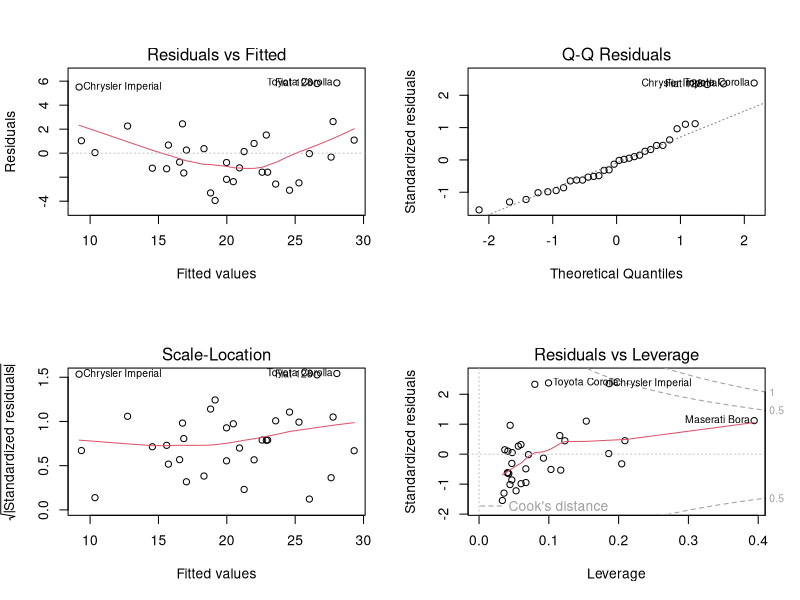
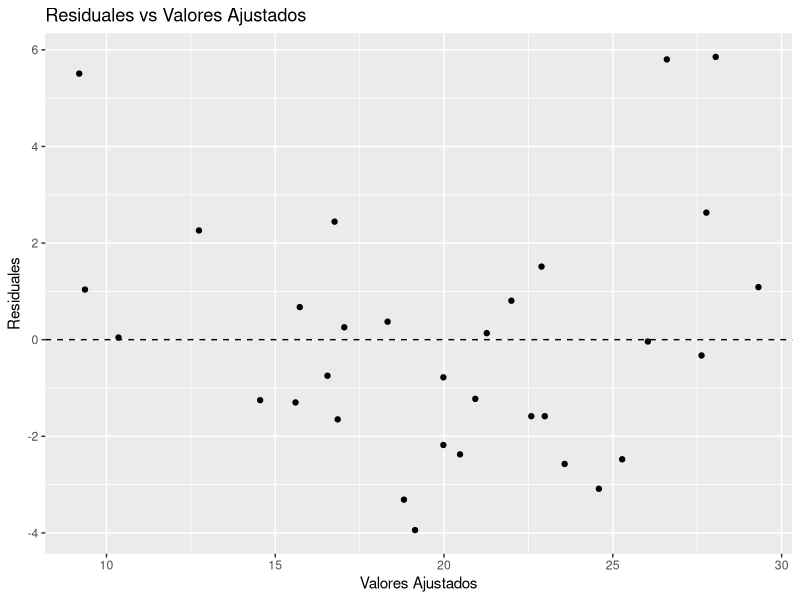
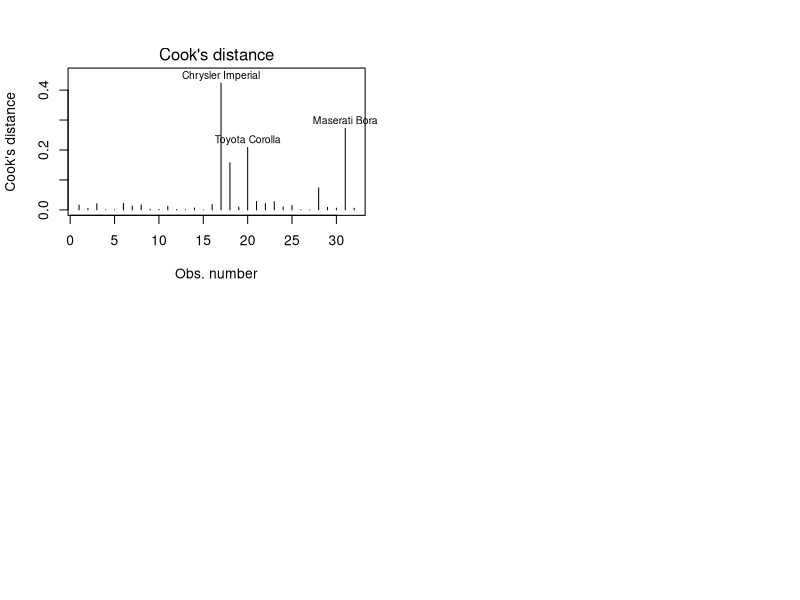

Generate these figures, in order, with R:
## ---- chunk 1
knitr::opts_chunk$set(echo = TRUE)
## ---- chunk 2
# Cargar librerías necesarias
library(ggplot2)
library(car)
library(MASS)

# Cargar el conjunto de datos 'mtcars'
data(mtcars)

# Ajustar un modelo de regresión lineal
# Frame 7: Ajustando un Modelo Lineal en R
modelo <- lm(mpg ~ wt + hp, data = mtcars)

# Mostrar el resumen del modelo
# Frame 8: Ejemplo de Salida del Comando summary() en R
summary(modelo)

# Diagnóstico del modelo
# Frame 9 y 10: Valor t en Regresión Lineal
# Frame 11 y 12: Diagnóstico y Validación del Modelo

# Gráficos para diagnóstico del modelo
par(mfrow = c(2, 2))
plot(modelo)

# Verificación de la linealidad y homoscedasticidad
# Gráfico de Residuales vs Valores Ajustados
ggplot(modelo, aes(.fitted, .resid)) +
  geom_point() +
  geom_hline(yintercept = 0, linetype = "dashed") +
  labs(x = "Valores Ajustados", y = "Residuales", title = "Residuales vs Valores Ajustados")

# Prueba de Breusch-Pagan para homoscedasticidad
ncvTest(modelo)

# Prueba de Durbin-Watson para independencia
durbinWatsonTest(modelo)

# Verificar multicolinealidad con el VIF
vif(modelo)

# Prueba de Shapiro-Wilk para normalidad de los residuos
shapiro.test(resid(modelo))

# Identificación de outliers e influencias indebidas
# Distancia de Cook
cutoff <- 4/(nrow(mtcars)-length(modelo$coefficients)-2)
plot(modelo, which = 4, cook.levels = cutoff)

# Validación Cruzada (requiere métodos adicionales, no cubiertos en este ejemplo simple)

